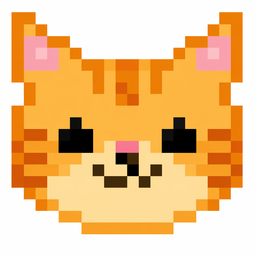
#> input picture myimage.png, 256 x 256 px, shrunk from 1254 x 1254 before the run
$ python preprocess_image.py ../myimage.png
#> lines starting #> are read from the running program, lines starting #| are printed output that depends on the picture
#!/usr/bin/env python3
"""Preprocess a real image into 3x3 windows for the CNN accelerator.

The script converts an image to grayscale, extracts all valid 3x3 patches
in row-major order, computes the accelerator's expected output for each
patch, and writes the results in formats that are easy to inspect or feed
into a Verilog testbench.
"""

from __future__ import annotations

import argparse
import csv
import json
import sys
from pathlib import Path
from typing import Iterable

try:
    from PIL import Image
except ImportError as exc:  # pragma: no cover - dependency failure path
    raise SystemExit(
        "Pillow is required for image preprocessing. Install it with: pip install pillow"
    ) from exc


INT16_MIN = -(2**15)
INT16_MAX = (2**15) - 1


def parse_kernel(kernel_text: str) -> list[int]:
    cleaned = kernel_text.replace(",", " ").split()
    try:
        kernel = [int(value) for value in cleaned]
    except ValueError as exc:
        raise argparse.ArgumentTypeError(
            f"Kernel values must be integers: {kernel_text!r}"
        ) from exc

    if len(kernel) != 9:
        raise argparse.ArgumentTypeError(
            f"Kernel must contain exactly 9 values, received {len(kernel)}"
        )

    return kernel


def parse_resize(resize_text: str) -> tuple[int, int]:
    parts = resize_text.lower().split("x")
    if len(parts) != 2:
        raise argparse.ArgumentTypeError(
            f"Resize must use WIDTHxHEIGHT format, received {resize_text!r}"
        )

    try:
        width = int(parts[0])
        height = int(parts[1])
    except ValueError as exc:
        raise argparse.ArgumentTypeError(
            f"Resize dimensions must be integers: {resize_text!r}"
        ) from exc

    if width < 3 or height < 3:
        raise argparse.ArgumentTypeError("Resize dimensions must both be at least 3")

    return width, height


def parse_args() -> argparse.Namespace:
    parser = argparse.ArgumentParser(
        description=(
            "Convert an image into grayscale 3x3 windows and generate data for the "
            "CNN accelerator."
        )
    )
    parser.add_argument("image", type=Path, help="Path to the input image")
    parser.add_argument(
        "--output-dir",
        type=Path,
        default=Path("preprocessed_output"),
        help="Directory for generated files (default: preprocessed_output)",
    )
    parser.add_argument(
        "--resize",
        type=parse_resize,
        help="Resize the grayscale image before window extraction, e.g. 28x28",
    )
    parser.add_argument(
        "--kernel",
        type=parse_kernel,
        default=parse_kernel("1,0,-1,1,0,-1,1,0,-1"),
        help=(
            "Comma- or space-separated 3x3 kernel values in row-major order "
            "(default: 1,0,-1,1,0,-1,1,0,-1)"
        ),
    )
    parser.add_argument(
        "--scale-factor",
        type=int,
        default=1,
        help="Final divisor used by the hardware model after divide-by-9 (default: 1)",
    )
    parser.add_argument(
        "--limit-windows",
        type=int,
        default=None,
        help="Only emit the first N windows if you want a smaller dataset",
    )
    parser.add_argument(
        "--verilog-window-limit",
        type=int,
        default=None,
        help=(
            "Maximum number of windows to include in the generated Verilog include "
            "(default: all emitted windows)"
        ),
    )
    return parser.parse_args()


def trunc_div(dividend: int, divisor: int) -> int:
    if divisor == 0:
        raise ValueError("Divisor cannot be zero")

    sign = -1 if (dividend < 0) ^ (divisor < 0) else 1
    return sign * (abs(dividend) // abs(divisor))


def verilog_literal(value: int) -> str:
    if value < 0:
        return f"-32'sd{abs(value)}"
    return f"32'sd{value}"


def load_grayscale_pixels(image_path: Path, resize: tuple[int, int] | None) -> list[list[int]]:
    with Image.open(image_path) as image:
        grayscale = image.convert("L")
        if resize is not None:
            grayscale = grayscale.resize(resize, Image.Resampling.LANCZOS)

        width, height = grayscale.size
        pixels = list(grayscale.getdata())

    return [pixels[row * width : (row + 1) * width] for row in range(height)]


def compute_patch_reference(patch: list[int], kernel: list[int], scale_factor: int) -> dict[str, int]:
    accumulator = sum(pixel * weight for pixel, weight in zip(patch, kernel, strict=True))
    after_div9 = trunc_div(accumulator, 9)
    return {
        "accumulator": accumulator,
        "after_div9": after_div9,
        "expected_result": trunc_div(after_div9, scale_factor),
    }


def iter_patches(
    pixels: list[list[int]],
    kernel: list[int],
    scale_factor: int,
) -> Iterable[dict[str, int | list[int]]]:
    height = len(pixels)
    width = len(pixels[0])

    for row in range(height - 2):
        for col in range(width - 2):
            patch = [
                pixels[row + dr][col + dc]
                for dr in range(3)
                for dc in range(3)
            ]
            reference = compute_patch_reference(patch, kernel, scale_factor)
            yield {
                "row": row,
                "col": col,
                "patch": patch,
                **reference,
            }


def write_pixels_csv(path: Path, pixels: list[list[int]]) -> None:
    with path.open("w", newline="", encoding="utf-8") as handle:
        writer = csv.writer(handle)
        for row in pixels:
            writer.writerow(row)


def write_patches_csv(
    path: Path,
    patches: list[dict[str, int | list[int]]],
    kernel: list[int],
    scale_factor: int,
) -> None:
    header = (
        ["test_id", "row", "col"]
        + [f"p{i}" for i in range(9)]
        + [f"k{i}" for i in range(9)]
        + ["accumulator", "after_div9", "scale_factor", "expected_result"]
    )
    with path.open("w", newline="", encoding="utf-8") as handle:
        writer = csv.writer(handle)
        writer.writerow(header)
        for test_id, patch_info in enumerate(patches, start=1):
            writer.writerow(
                [
                    test_id,
                    patch_info["row"],
                    patch_info["col"],
                    *patch_info["patch"],
                    *kernel,
                    patch_info["accumulator"],
                    patch_info["after_div9"],
                    scale_factor,
                    patch_info["expected_result"],
                ]
            )


def write_metadata_json(
    path: Path,
    image_path: Path,
    pixels: list[list[int]],
    kernel: list[int],
    scale_factor: int,
    output_width: int,
    output_height: int,
    total_windows: int,
    emitted_windows: int,
    verilog_windows: int,
) -> None:
    metadata = {
        "source_image": str(image_path),
        "image_width": len(pixels[0]),
        "image_height": len(pixels),
        "output_width": output_width,
        "output_height": output_height,
        "kernel": kernel,
        "scale_factor": scale_factor,
        "total_windows_available": total_windows,
        "windows_emitted": emitted_windows,
        "windows_in_verilog_include": verilog_windows,
        "patch_order": "row-major",
        "formula": "result = trunc_toward_zero(trunc_toward_zero(sum(xi*hi)/9)/scale_factor)",
    }
    path.write_text(json.dumps(metadata, indent=2), encoding="utf-8")


def write_output_feature_map_csv(
    path: Path,
    output_width: int,
    output_height: int,
    patches: list[dict[str, int | list[int]]],
    value_key: str,
) -> None:
    feature_map: list[list[int | str]] = [
        ["" for _ in range(output_width)]
        for _ in range(output_height)
    ]

    for patch_info in patches:
        row = int(patch_info["row"])
        col = int(patch_info["col"])
        feature_map[row][col] = int(patch_info[value_key])

    with path.open("w", newline="", encoding="utf-8") as handle:
        writer = csv.writer(handle)
        writer.writerows(feature_map)


def write_verilog_include(
    path: Path,
    image_width: int,
    image_height: int,
    kernel: list[int],
    scale_factor: int,
    patches: list[dict[str, int | list[int]]],
) -> None:
    lines = [
        "`ifndef GENERATED_CNN_IMAGE_DATA_VH",
        "`define GENERATED_CNN_IMAGE_DATA_VH",
        "",
        "// Generated by scripts/preprocess_image.py",
        f"localparam integer GENERATED_NUM_WINDOWS = {len(patches)};",
        f"localparam integer GENERATED_IMAGE_WIDTH = {image_width};",
        f"localparam integer GENERATED_IMAGE_HEIGHT = {image_height};",
        f"localparam integer GENERATED_OUTPUT_WIDTH = {image_width - 2};",
        f"localparam integer GENERATED_OUTPUT_HEIGHT = {image_height - 2};",
        f"localparam signed [31:0] GENERATED_SCALE_FACTOR = {verilog_literal(scale_factor)};",
        "reg signed [31:0] generated_kernel [0:8];",
        "reg signed [31:0] generated_image_windows [0:GENERATED_NUM_WINDOWS-1][0:8];",
        "reg signed [31:0] generated_expected_results [0:GENERATED_NUM_WINDOWS-1];",
        "integer generated_window_rows [0:GENERATED_NUM_WINDOWS-1];",
        "integer generated_window_cols [0:GENERATED_NUM_WINDOWS-1];",
        "",
        "initial begin",
    ]

    for index, value in enumerate(kernel):
        lines.append(f"    generated_kernel[{index}] = {verilog_literal(value)};")

    if patches:
        lines.append("")

    for window_index, patch_info in enumerate(patches):
        lines.append(f"    generated_window_rows[{window_index}] = {patch_info['row']};")
        lines.append(f"    generated_window_cols[{window_index}] = {patch_info['col']};")
        patch_values = patch_info["patch"]
        for patch_index, value in enumerate(patch_values):
            lines.append(
                "    generated_image_windows"
                f"[{window_index}][{patch_index}] = {verilog_literal(value)};"
            )
        lines.append(
            "    generated_expected_results"
            f"[{window_index}] = {verilog_literal(patch_info['expected_result'])};"
        )
        lines.append("")

    lines.extend(["end", "", "`endif"])
    path.write_text("\n".join(lines) + "\n", encoding="utf-8")


def load_feature_map_csv(path: Path) -> list[list[int | None]]:
    with path.open("r", newline="", encoding="utf-8") as handle:
        reader = csv.reader(handle)
        return [
            [None if cell == "" else int(cell) for cell in row]
            for row in reader
        ]


def flatten_feature_map_rows(
    feature_map: list[list[int | None]],
) -> list[dict[str, int]]:
    flattened: list[dict[str, int]] = []

    for row_index, row in enumerate(feature_map):
        for col_index, value in enumerate(row):
            if value is None:
                continue

            flattened.append(
                {
                    "index": len(flattened),
                    "row": row_index,
                    "col": col_index,
                    "value": value,
                }
            )

    return flattened


def require_signed_int16(value: int, source_name: str) -> None:
    if value < INT16_MIN or value > INT16_MAX:
        raise ValueError(
            f"{source_name} contains a value outside signed 16-bit range: {value}"
        )


def int16_hex(value: int) -> str:
    return f"{value & 0xFFFF:04X}"


def verilog_literal_16(value: int) -> str:
    if value < 0:
        return f"-16'sd{abs(value)}"
    return f"16'sd{value}"


def write_int16_stream_csv(
    path: Path,
    flattened_values: list[dict[str, int]],
) -> None:
    with path.open("w", newline="", encoding="utf-8") as handle:
        writer = csv.writer(handle)
        writer.writerow(["index", "row", "col", "signed_value", "hex16"])
        for item in flattened_values:
            writer.writerow(
                [
                    item["index"],
                    item["row"],
                    item["col"],
                    item["value"],
                    int16_hex(item["value"]),
                ]
            )


def write_int16_mem(
    path: Path,
    flattened_values: list[dict[str, int]],
) -> None:
    lines = [
        int16_hex(item["value"])
        for item in flattened_values
    ]
    path.write_text("\n".join(lines) + ("\n" if lines else ""), encoding="utf-8")


def write_int16_verilog_include(
    path: Path,
    flattened_values: list[dict[str, int]],
) -> None:
    lines = [
        "`ifndef GENERATED_BOARD_RESULTS_VH",
        "`define GENERATED_BOARD_RESULTS_VH",
        "",
        "// Generated by scripts/preprocess_image.py",
        f"localparam integer GENERATED_BOARD_RESULT_COUNT = {len(flattened_values)};",
        "reg signed [15:0] generated_board_results [0:GENERATED_BOARD_RESULT_COUNT-1];",
        "integer generated_board_result_rows [0:GENERATED_BOARD_RESULT_COUNT-1];",
        "integer generated_board_result_cols [0:GENERATED_BOARD_RESULT_COUNT-1];",
        "",
        "initial begin",
    ]

    for item in flattened_values:
        lines.append(
            "    generated_board_results"
            f"[{item['index']}] = {verilog_literal_16(item['value'])};"
        )
        lines.append(
            "    generated_board_result_rows"
            f"[{item['index']}] = {item['row']};"
        )
        lines.append(
            "    generated_board_result_cols"
            f"[{item['index']}] = {item['col']};"
        )

    lines.extend(["end", "", "`endif"])
    path.write_text("\n".join(lines) + "\n", encoding="utf-8")


def export_feature_map_as_int16_sequence(
    feature_map_csv: Path,
    stream_csv: Path,
    mem_path: Path,
    verilog_include: Path,
) -> dict[str, object]:
    feature_map = load_feature_map_csv(feature_map_csv)
    flattened_values = flatten_feature_map_rows(feature_map)

    if not flattened_values:
        raise ValueError(f"No valid feature-map values were found in: {feature_map_csv}")

    for item in flattened_values:
        require_signed_int16(item["value"], str(feature_map_csv))

    write_int16_stream_csv(stream_csv, flattened_values)
    write_int16_mem(mem_path, flattened_values)
    write_int16_verilog_include(verilog_include, flattened_values)

    values = [item["value"] for item in flattened_values]
    return {
        "count": len(flattened_values),
        "min_value": min(values),
        "max_value": max(values),
        "stream_csv": stream_csv,
        "mem_path": mem_path,
        "verilog_include": verilog_include,
    }


def process_image(
    image_path: Path,
    output_dir: Path,
    resize: tuple[int, int] | None,
    kernel: list[int],
    scale_factor: int,
    limit_windows: int | None,
    verilog_window_limit: int | None,
) -> dict[str, object]:
    if not image_path.exists():
        raise FileNotFoundError(f"Input image not found: {image_path}")

    if scale_factor == 0:
        raise ValueError("Scale factor cannot be zero")

    if limit_windows is not None and limit_windows < 1:
        raise ValueError("limit-windows must be at least 1")

    if verilog_window_limit is not None and verilog_window_limit < 1:
        raise ValueError("verilog-window-limit must be at least 1")

    pixels = load_grayscale_pixels(image_path, resize)
    height = len(pixels)
    width = len(pixels[0])

    if width < 3 or height < 3:
        raise ValueError("Image must be at least 3x3 after preprocessing")

    all_patches = list(iter_patches(pixels, kernel, scale_factor))
    emitted_patches = (
        all_patches[:limit_windows] if limit_windows is not None else all_patches
    )
    verilog_patches = (
        emitted_patches
        if verilog_window_limit is None
        else emitted_patches[:verilog_window_limit]
    )
    output_width = width - 2
    output_height = height - 2

    output_dir.mkdir(parents=True, exist_ok=True)

    pixels_csv = output_dir / "grayscale_pixels.csv"
    patches_csv = output_dir / "patches.csv"
    input_windows_csv = output_dir / "input_windows.csv"
    metadata_json = output_dir / "metadata.json"
    golden_output_csv = output_dir / "golden_output.csv"
    verilog_include = output_dir / "generated_windows.vh"
    golden_output_int16_stream_csv = output_dir / "golden_output_int16_stream.csv"
    golden_output_int16_mem = output_dir / "golden_output_int16.mem"
    board_results_include = output_dir / "generated_board_results.vh"

    write_pixels_csv(pixels_csv, pixels)
    write_patches_csv(
        patches_csv,
        emitted_patches,
        kernel=kernel,
        scale_factor=scale_factor,
    )
    write_patches_csv(
        input_windows_csv,
        emitted_patches,
        kernel=kernel,
        scale_factor=scale_factor,
    )
    write_metadata_json(
        metadata_json,
        image_path,
        pixels,
        kernel,
        scale_factor,
        output_width=output_width,
        output_height=output_height,
        total_windows=len(all_patches),
        emitted_windows=len(emitted_patches),
        verilog_windows=len(verilog_patches),
    )
    write_output_feature_map_csv(
        golden_output_csv,
        output_width=output_width,
        output_height=output_height,
        patches=verilog_patches,
        value_key="expected_result",
    )
    write_verilog_include(
        verilog_include,
        image_width=width,
        image_height=height,
        kernel=kernel,
        scale_factor=scale_factor,
        patches=verilog_patches,
    )
    board_export = export_feature_map_as_int16_sequence(
        feature_map_csv=golden_output_csv,
        stream_csv=golden_output_int16_stream_csv,
        mem_path=golden_output_int16_mem,
        verilog_include=board_results_include,
    )

    return {
        "image_path": image_path,
        "width": width,
        "height": height,
        "output_width": output_width,
        "output_height": output_height,
        "kernel": kernel,
        "scale_factor": scale_factor,
        "total_windows": len(all_patches),
        "emitted_windows": len(emitted_patches),
        "verilog_windows": len(verilog_patches),
        "pixels_csv": pixels_csv,
        "patches_csv": patches_csv,
        "input_windows_csv": input_windows_csv,
        "metadata_json": metadata_json,
        "golden_output_csv": golden_output_csv,
        "golden_output_int16_stream_csv": golden_output_int16_stream_csv,
        "golden_output_int16_mem": golden_output_int16_mem,
        "board_results_include": board_results_include,
        "board_result_count": board_export["count"],
        "verilog_include": verilog_include,
        "first_patch": emitted_patches[0] if emitted_patches else None,
    }


def main() -> int:
    args = parse_args()

    try:
        result = process_image(
            image_path=args.image,
            output_dir=args.output_dir,
            resize=args.resize,
            kernel=args.kernel,
            scale_factor=args.scale_factor,
            limit_windows=args.limit_windows,
            verilog_window_limit=args.verilog_window_limit,
        )
#> in load_grayscale_pixels, image is the input picture: PIL image 256x256 RGB; mean R, G, B 238.8, 193.9, 137.8
#> in load_grayscale_pixels, `grayscale = image.convert("L")`:
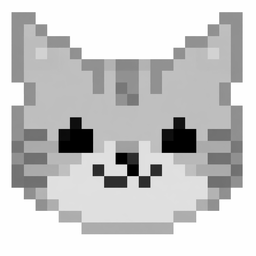
#> grayscale: PIL image 256x256 L; min 0, max 255, mean 201
#> in load_grayscale_pixels, `pixels = list(grayscale.getdata())`: pixels = 65536 items
#> in process_image, `pixels = load_grayscale_pixels(image_path, resize)`: pixels = 256 items
#> in process_image, `height = len(pixels)`: height = 256
#> in process_image, `all_patches = list(iter_patches(pixels, kernel, scale_factor))`: all_patches = 64516 items
#> in process_image, `output_width = width - 2`: output_width = 254
#> after the loop in write_output_feature_map_csv, `for patch_info in patches:`: feature_map = 254 items
#> after the loop in write_verilog_include, `for index, value in enumerate(kernel):`: lines = 26 items
#> after the loop in write_verilog_include, `for window_index, patch_info in enumerate(patches):`: lines = 838735 items
#> result = 21 items
    except (FileNotFoundError, ValueError) as exc:
        print(str(exc), file=sys.stderr)
        return 1

    print(f"Processed image: {result['image_path']}")
#| Processed image: ../myimage.png
    print(f"Grayscale size: {result['width']}x{result['height']}")
#| Grayscale size: 256x256
    print(f"Kernel: {result['kernel']}")
#| Kernel: [1, 0, -1, 1, 0, -1, 1, 0, -1]
    print(f"Scale factor: {result['scale_factor']}")
#| Scale factor: 1
    print(f"Total 3x3 windows available: {result['total_windows']}")
#| Total 3x3 windows available: 64516
    print(f"Windows written to CSV: {result['emitted_windows']}")
#| Windows written to CSV: 64516
    print(f"Windows written to Verilog include: {result['verilog_windows']}")
#| Windows written to Verilog include: 64516
    print(f"Wrote: {result['pixels_csv']}")
#| Wrote: preprocessed_output/grayscale_pixels.csv
    print(f"Wrote: {result['patches_csv']}")
#| Wrote: preprocessed_output/patches.csv
    print(f"Wrote: {result['input_windows_csv']}")
#| Wrote: preprocessed_output/input_windows.csv
    print(f"Wrote: {result['metadata_json']}")
#| Wrote: preprocessed_output/metadata.json
    print(f"Wrote: {result['golden_output_csv']}")
#| Wrote: preprocessed_output/golden_output.csv
    print(f"Wrote: {result['golden_output_int16_stream_csv']}")
#| Wrote: preprocessed_output/golden_output_int16_stream.csv
    print(f"Wrote: {result['golden_output_int16_mem']}")
#| Wrote: preprocessed_output/golden_output_int16.mem
    print(f"Wrote: {result['board_results_include']}")
#| Wrote: preprocessed_output/generated_board_results.vh
    print(f"Wrote: {result['verilog_include']}")
#| Wrote: preprocessed_output/generated_windows.vh
    print(f"Board result count: {result['board_result_count']}")
#| Board result count: 64516

    if result["first_patch"] is not None:
        first_patch = result["first_patch"]
#> first_patch = {'row': 0, 'col': 0, 'patch': [254, 254, 254, 254, 254, 254, 254, 254, 254], 'accumulator': 0, 'after_div9': 0, 'expected_result': 0}
        print("First patch:")
        print(f"  position = ({first_patch['row']}, {first_patch['col']})")
#|   position = (0, 0)
        print(f"  values   = {first_patch['patch']}")
#|   values   = [254, 254, 254, 254, 254, 254, 254, 254, 254]
        print(f"  expected = {first_patch['expected_result']}")
#|   expected = 0

    return 0


if __name__ == "__main__":
    raise SystemExit(main())
#> (the program exits here)
